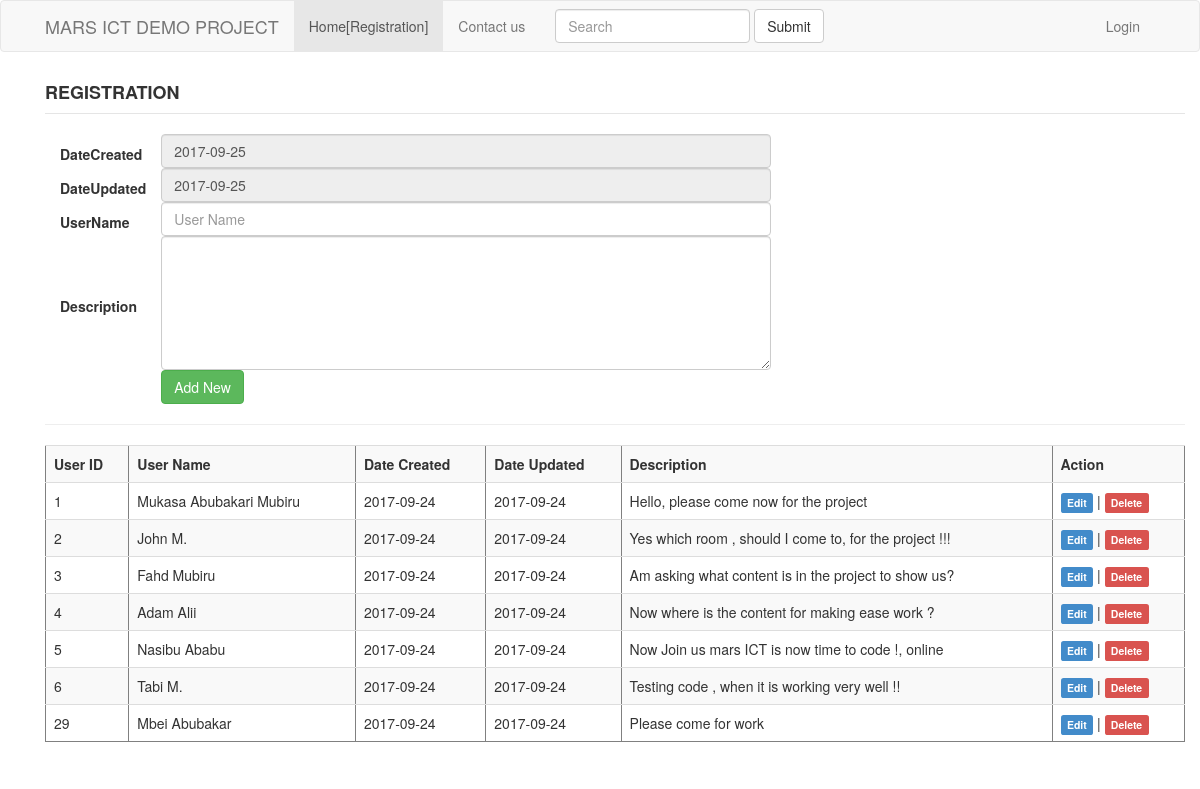
The page / on the database its author committed.
### tables this page shows
CREATE TABLE `users` (
  `ID` int(11) NOT NULL AUTO_INCREMENT,
  `UserName` varchar(50) DEFAULT NULL,
  `DateCreated` date DEFAULT NULL,
  `DateUpdated` date DEFAULT NULL,
  `Description` longtext,
  PRIMARY KEY (`ID`)
);

### application/controllers/Mycontroller.php (called while the page is built, shortened)
<?php
class Mycontroller extends CI_Controller {
	function index()
	{
	    $this->load->model('user_model');
		$result=$this->user_model->index();
		$data=array('userlist'=>$result);
		$this->load->view("user",$data);
	}
}

### index.php (called while the page is built, shortened)
<?php
require_once BASEPATH.'core/CodeIgniter.php';

### application/models/user_model.php (called while the page is built, shortened)
<?php
class User_model extends CI_Model {
	function index()
	{
	   return $this->db->get('users');
	}
}

### application/views/user.php (the view, shortened to what this page needs)
<!DOCTYPE html>
<html>
    <head>
		<link rel="stylesheet" type="text/css" href="<?php echo base_url('assets/css/bootstrap.min.css');?>">
    </head>
<body>
<nav class="navbar navbar-default">
 <div class="container">
 <div class="container-fluid">
    <div class="navbar-header">
      <a class="navbar-brand" href="http://www.marsict.somee.com" target="_blank">MARS ICT DEMO PROJECT</a>
    </div>
	  <div class="collapse navbar-collapse">
  		<ul class="nav navbar-nav">
        <li class="active"><a href="http://localhost/TaskApp/">Home[Registration] <span class="sr-only">(current)</span></a></li>
        <li><a href="#">Contact us</a></li>
      </ul>
      <form class="navbar-form navbar-left" role="search">
        <div class="form-group">
          <input type="text" class="form-control" placeholder="Search">
        </div>
        <button type="submit" class="btn btn-default">Submit</button>
      </form>
      <ul class="nav navbar-nav navbar-right">
        <li><a href="#">Login</a></li>
      </ul>
    </div>
  </div>
  </div>
</nav>
<div class="container">
  <div align="left" class="container">
         <form class="form-horizontal" action="<?php base_url()?>mycontroller/insert" method="post">
		   <fieldset>
		    <legend><h4><b><span>REGISTRATION</span></b></h4></legend>
		   <table>
                 <tr>
                    <tr>
						<td><label class="col-lg-2 control-label">DateCreated</label></td>
						<td><input class="form-control" type="text" value="<?php echo date('Y-m-d'); ?>" name="" placeholder="Date Create" size="75" disabled></td>
                    </tr>
                    <tr>
						<td><label class="col-lg-2 control-label">DateUpdated</label></td>
                        <td><input class="form-control" type="text" value="<?php echo date('Y-m-d'); ?>" name="" placeholder="Date Updated" size="75" disabled></td>
                    </tr>
                    <tr>
						<td><label class="col-lg-2 control-label">UserName</label></td>
                        <td><input class="form-control" type="text" value="" name="textusername" placeholder="User Name" size="75" ></td>
                     </tr>
                    <tr>
						<td><label for="textArea" class="col-lg-2 control-label">Description</label></td>
                        <td><textarea class="form-control" name="textdescription" cols="76" rows="6"></textarea></td>
                    </tr>
                    </tr>
                     <tr>
                         <td></td>
                         <td><button type="submit" class="btn btn-success">Add New</button></td>
                    </tr>
					 </fieldset>
        </form>
		<hr>
		 <table border="1" class="table table-striped table-hover">
			<tr>
			<th>User ID</th>
			<th>User Name</th>
			<th>Date Created</th>
			<th>Date Updated</th>
			<th>Description</th>
			<th>Action</th>
			</tr>
			<?php
				foreach($userlist->result() as $re)
				echo "<tr>"
					 ."<td> $re->ID</td>"
					 ."<td> $re->UserName</td>"
					 ."<td> $re->DateCreated</td>"
					 ."<td> $re->DateUpdated</td>"
					 ."<td> $re->Description</td>"
					 ."<td><a class='label label-primary' href='".base_url()."mycontroller/view/$re->ID'>Edit</a> | <a class='label label-danger' href='".base_url()."mycontroller/delete/$re->ID'>Delete</a></td>"
					 ."</tr>";
			?>
		</table>
		</div>
	</div>
	</body>
</html>

### rows shown on the page
users: ID "1", UserName "Mukasa Abubakari Mubiru", DateCreated "2017-09-24", DateUpdated "2017-09-24", Description "Hello, please come now for the project"
users: ID "2", UserName "John M.", DateCreated "2017-09-24", DateUpdated "2017-09-24", Description "Yes which room , should I come to, for the project !!!"
users: ID "3", UserName "Fahd Mubiru", DateCreated "2017-09-24", DateUpdated "2017-09-24", Description "Am asking what content is in the project to show us?"
users: ID "4", UserName "Adam Alii", DateCreated "2017-09-24", DateUpdated "2017-09-24", Description "Now where is the content for making ease work ?"
users: ID "5", UserName "Nasibu Ababu", DateCreated "2017-09-24", DateUpdated "2017-09-24", Description "Now Join us mars ICT is now time to code !, online"
users: ID "6", UserName "Tabi M.", DateCreated "2017-09-24", DateUpdated "2017-09-24", Description "Testing code , when it is working very well !!"
users: ID "29", UserName "Mbei Abubakar", DateCreated "2017-09-24", DateUpdated "2017-09-24", Description "Please come for work"
